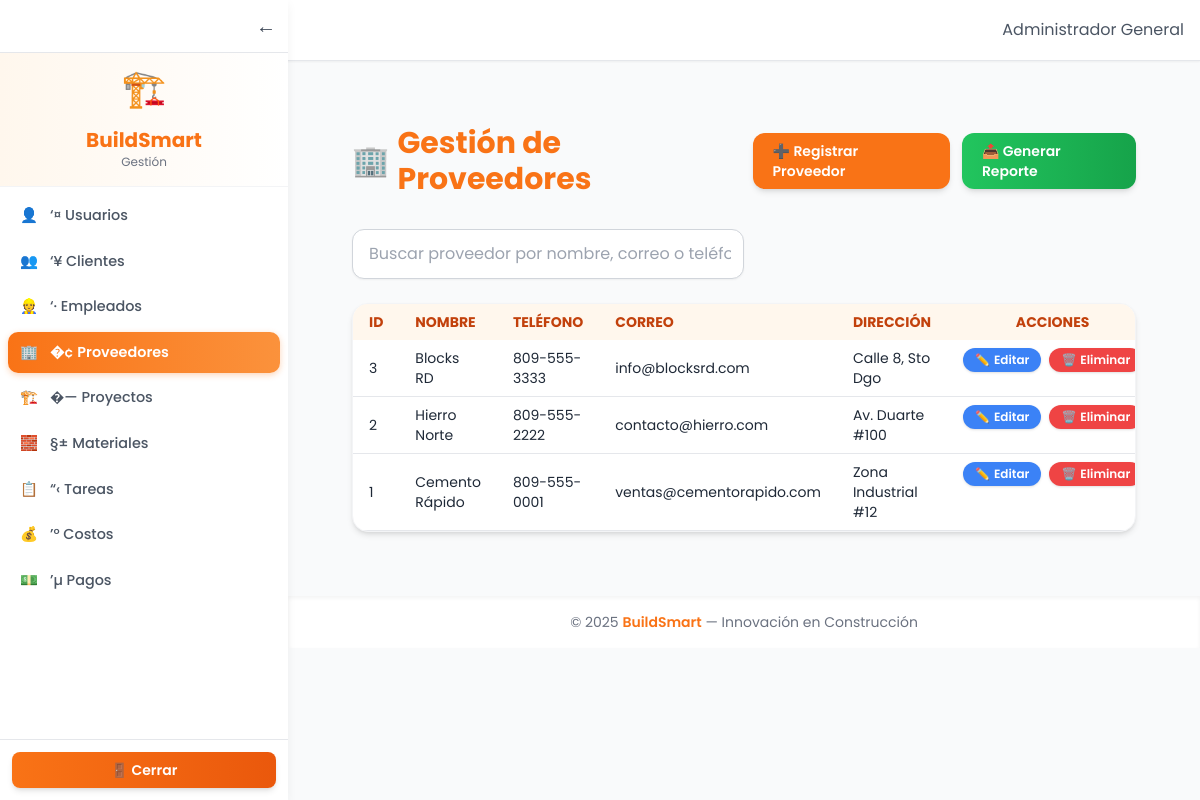
Screenshot of /public/index.php?page=proveedores (signed in) with the database file from the repository.
### tables this page shows
CREATE TABLE proveedores (
  id INT AUTO_INCREMENT PRIMARY KEY,
  nombre VARCHAR(150) NOT NULL,
  telefono VARCHAR(50),
  correo VARCHAR(120),
  direccion VARCHAR(255)
);

### app/controllers/ProveedorController.php (called while the page is built, shortened)
<?php
require_once __DIR__ . '/../models/ProveedorModel.php';
require_once __DIR__ . '/../../core/helpers.php';
function listarProveedores() {
    global $pdo;
    $proveedores = obtenerProveedores($pdo);
   include __DIR__ . '/../views/proveedores/listar.php';
}

### app/models/ProveedorModel.php (called while the page is built, shortened)
<?php
function obtenerProveedores($pdo) {
    $stmt = $pdo->query("SELECT * FROM proveedores ORDER BY id DESC");
    return $stmt->fetchAll();
}

### app/views/proveedores/tabla.php (the view, shortened to what this page needs)
<table class="min-w-full text-sm text-left">
  <thead class="bg-orange-50 text-orange-700 uppercase font-semibold">
    <tr>
      <th class="px-4 py-2">ID</th>
      <th class="px-4 py-2">Nombre</th>
      <th class="px-4 py-2">Teléfono</th>
      <th class="px-4 py-2">Correo</th>
      <th class="px-4 py-2">Dirección</th>
      <th class="px-4 py-2 text-center">Acciones</th>
    </tr>
  </thead>
  <tbody>
    <?php if (!empty($proveedores)): ?>
      <?php foreach ($proveedores as $p): ?>
        <tr class="border-b hover:bg-orange-50 transition">
          <td class="px-4 py-2"><?= $p['id'] ?></td>
          <td class="px-4 py-2"><?= htmlspecialchars($p['nombre']) ?></td>
          <td class="px-4 py-2"><?= htmlspecialchars($p['telefono']) ?></td>
          <td class="px-4 py-2"><?= htmlspecialchars($p['correo']) ?></td>
          <td class="px-4 py-2"><?= htmlspecialchars($p['direccion']) ?></td>
          <td class="px-4 py-2 text-center flex justify-center gap-2">
            <a href="index.php?page=proveedores/form&id=<?= $p['id'] ?>"
               class="inline-flex items-center gap-1 bg-blue-500 hover:bg-blue-600
                      text-white text-xs font-semibold px-3 py-1 rounded-full shadow transition">
              ✏️ <span>Editar</span>
            </a>
            <a href="index.php?page=proveedores/delete&id=<?= $p['id'] ?>"
               onclick="return confirm('¿Seguro que deseas eliminar este proveedor?');"
               class="inline-flex items-center gap-1 bg-red-500 hover:bg-red-600
                      text-white text-xs font-semibold px-3 py-1 rounded-full shadow transition">
              🗑️ <span>Eliminar</span>
            </a>
          </td>
        </tr>
      <?php endforeach; ?>
    <?php endif; ?>
  </tbody>
</table>

### app/views/layouts/header.php (style rules this page uses)
body { font-family: 'Poppins', sans-serif; background-color: #f9fafb; color: #1f2937; transition: all .3s ease; }

### rows the page displays
proveedores: id "3", nombre "Blocks RD", telefono "809-555-3333", correo "info@blocksrd.com", direccion "Calle 8, Sto Dgo"
proveedores: id "2", nombre "Hierro Norte", telefono "809-555-2222", correo "contacto@hierro.com", direccion "Av. Duarte #100"
proveedores: id "1", nombre "Cemento Rápido", telefono "809-555-0001", correo "ventas@cementorapido.com", direccion "Zona Industrial #12"

### other values shown
explode(" ", $label)[0] "👤"
substr($label, 2) "‘¤ Usuarios"
explode(" ", $label)[0] "👥"
substr($label, 2) "‘¥ Clientes"
explode(" ", $label)[0] "👷"
substr($label, 2) "‘· Empleados"
explode(" ", $label)[0] "🏢"
substr($label, 2) "�¢ Proveedores"
explode(" ", $label)[0] "🏗️"
substr($label, 2) "�—️ Proyectos"
explode(" ", $label)[0] "🧱"
substr($label, 2) "§± Materiales"
explode(" ", $label)[0] "📋"
substr($label, 2) "“‹ Tareas"
explode(" ", $label)[0] "💰"
